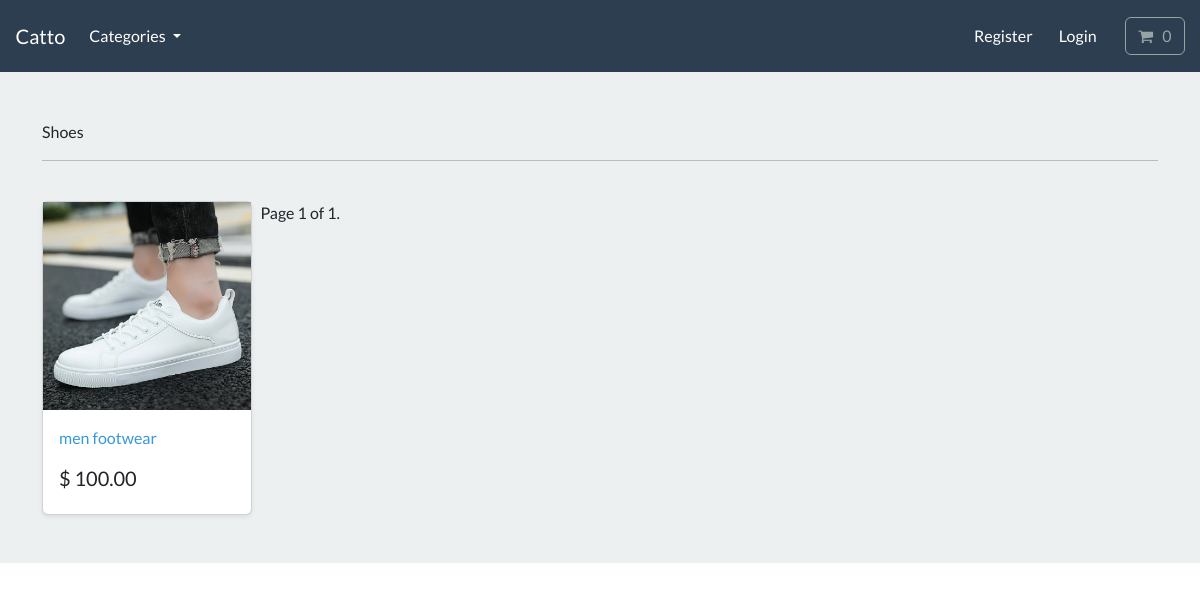
Page /search/shoes/ on the earlier database version.
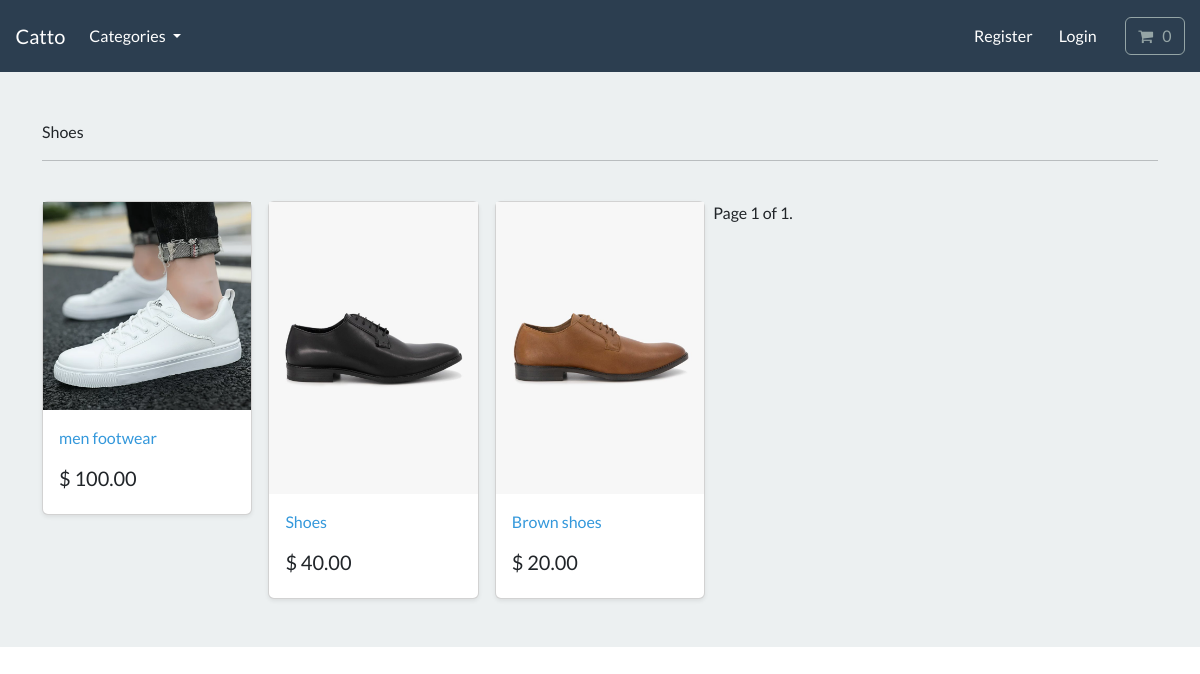
Same page on the later database version.
### store/models.py (models this page shows, shortened)
class Category(models.Model):
    name = models.CharField(max_length=250, db_index=True)
    slug = models.SlugField(max_length=250, unique=True)
    class Meta:
        verbose_name_plural = 'categories'
    def get_absolute_url(self):
        return reverse('list-category', args=[self.slug])

class Product(models.Model):
    category = models.ForeignKey(Category, related_name='product', on_delete=models.CASCADE, null=True)
    user = models.ForeignKey(User, related_name='product', on_delete=models.CASCADE, null=True)
    title = models.CharField(max_length=250)
    brand = models.CharField(max_length=250, default='un-branded')
    description = models.TextField(blank=True)
    slug = models.SlugField(max_length=255)
    price = models.DecimalField(max_digits=6, decimal_places=2, default=0)
    image = models.ImageField(upload_to='images/')
    class Meta:
        verbose_name_plural = 'products'
    def get_absolute_url(self):
        return reverse('product-info', args=[self.slug])

### store/views.py (the view)
# urls.py: path('search/<slug:category_slug>/', views.list_category, name='list-category'),
def list_category(request, category_slug=None):
    category = get_object_or_404(Category, slug=category_slug)
    products = Product.objects.filter(category=category)
    paginator = Paginator(products, 15)  # Show 15 contacts per page.
    page_number = request.GET.get("page")
    page_obj = paginator.get_page(page_number)
    return render(request, 'store/list-category.html', {'category':category, 'products':products, "page_obj": page_obj})

### cart/cart.py (called while the page is built)
    def __len__(self):
        return sum(item['qty'] for item in self.cart.values())

### cart/context_processors.py (called while the page is built)
def cart(request):
    return {'cart': Cart(request)}

### store/views.py (called while the page is built)
def categories(request):
    all_categories = Category.objects.all()
    return {'all_categories': all_categories}

### store/templates/store/list-category.html (shortened to what this page needs)
{% extends "./base.html" %}
{% load static %}
{% block content %}
<main>
  <div class="album py-5 bg-light">
    <div class="container">
      {% if category.slug %}
                <a class="dropdown-item" href="{% url 'list-category' category_slug=category.slug %}">
                    {{ category.name | capfirst }}
                </a>
            {% else %}
                <span>Invalid Category</span>
            {% endif %}
      <hr>
      <br>
      <div class="row row-cols-1 row-cols-sm-2 row-cols-md-5 g-3">
        {% for product in page_obj %}
        <div class="col">
          <div class="card shadow-sm">
          <img class="img-fluid" alt="Responsive image" src="{{product.image.url}}">
            <div class="card-body">
              <p class="card-text">
                <a class="text-info text-decoration-none" href="{{product.get_absolute_url}}"> {{product.title}} </a>
              </p>
              <div class="d-flex justify-content-between align-items-center">
                <h5> $ {{product.price}} </h5>
              </div>
            </div>
          </div>
        </div>
        {% endfor %}
<div class="pagination">
    <span class="step-links">
        <span class="current">
            Page {{ page_obj.number }} of {{ page_obj.paginator.num_pages }}.
        </span>
    </span>
</div>
      </div>
    </div>
  </div>
</main>
{% endblock %}

### store/templates/store/base.html (shortened to what this page needs)
{% load static %}
<!DOCTYPE html>
<html>
    <head>
        <link rel="stylesheet" href="https://bootswatch.com/5/flatly/bootstrap.min.css">
        <link rel="stylesheet" href="https://cdnjs.cloudflare.com/ajax/libs/font-awesome/4.7.0/css/font-awesome.min.css">
        <link rel="stylesheet" href="{% static 'css/styles.css' %}">
    </head>
    <nav class="navbar navbar-expand-lg bg-primary justify-content-center">
        <a class="navbar-brand main-heading text-white" href="{% url 'store' %}">
        &nbsp; &nbsp; Catto
        </a>
        <div class="collapse navbar-collapse" id="navbarCollapse">
            <ul class="navbar-nav me-auto mb-2 mb-md-0">
                <li class="nav-item dropdown">
                    <a class="nav-link dropdown-toggle text-white" href="#" id="navbarDropdown" role="button"
                    data-bs-toggle="dropdown" aria-expanded="false">
                        Categories
                    </a>
                </li>
            </ul>
        </div>
        <div class="collapse navbar-collapse text-center" id="navbarNavDropdown">
            <ul class="navbar-nav ms-auto">
                {% if user.is_authenticated %}
                    <li class="nav-item">
                        <a class="btn btn-alert navbar-btn text-white" type="button"  href="{% url 'dashboard' %}"> <i class="fa fa-home" aria-hidden="true"></i> &nbsp; Dashboard </a>
                    </li>
                    <li class="nav-item">
                        <a class="btn btn-alert navbar-btn text-white" type="button" href="{% url 'create' %}"><i  aria-hidden="true"></i>Create Listing</a>
                    <li class="nav-item">
                    {% else %}
                    <li class="nav-item">
                        <a class="btn btn-alert navbar-btn text-white" type="button"  href="{% url 'register' %}"> Register </a>
                    </li>
                {% endif %}
                {% if user.is_authenticated %}
                    <li class="nav-item">
                        <a class="btn btn-alert navbar-btn text-white" type="button"  href="{% url 'user-logout' %}"> <i class="fa fa-sign-out" aria-hidden="true"></i> &nbsp; Logout </a>
                    </li>
                    {% else %}
                        <li class="nav-item">
                            <a class="btn btn-alert navbar-btn text-white" type="button"  href="{% url 'my-login' %}"> Login </a>
                        </li>
                {% endif %}
                <li class="nav-item">
                    <a type="button" role="button" href="{% url 'cart-summary' %}" class="btn btn-outline-secondary">
                        <i class="fa fa-shopping-cart" aria-hidden="true"> </i>
                        <div id="cart-qty" class="d-inline-flex">
                            {% with qty_amount=cart|length %}
                                {% if qty_amount > 0 %}
                                    {{ qty_amount }}
                                    {% else %}
                                        0
                                {% endif %}
                            {% endwith %}
                        </div>
                    </a>
                </li>
            </ul>
        </div>
    </nav>
    <body>
        {% block content %}
        {% endblock %}
    </body>
</html>

Differences in the rows shown:
added Product: image (picture), title "Shoes", price "40.00"
added Product: image (picture), title "Brown shoes", price "20.00"
